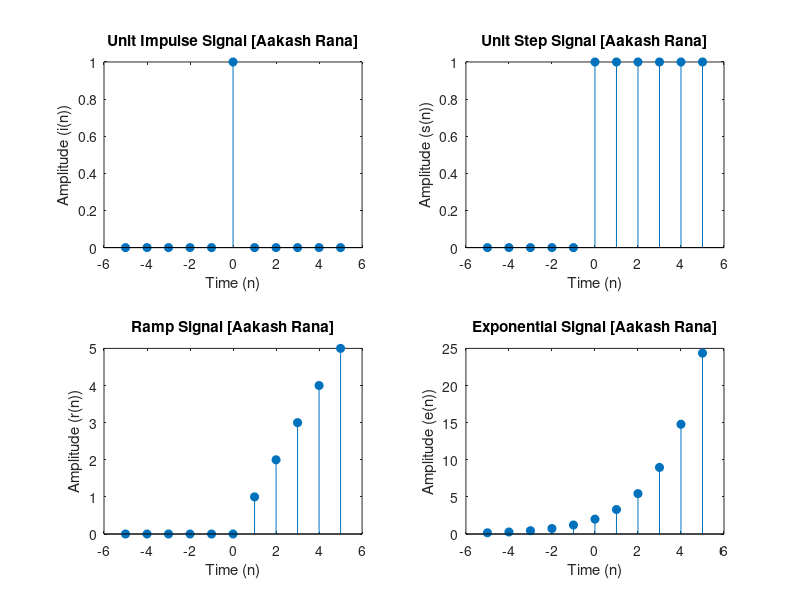

The MATLAB source for this figure:
% Discrete Signals
clc;
clear all;
close all;

n = -5:5;

% Unit impulse signal
i = (n == 0);
subplot(2,2,1);
stem(n, i, 'filled'); % using stem for discrete signals
xlabel('Time (n)');
ylabel('Amplitude (i(n))');
title('Unit Impulse Signal [Aakash Rana]');

% Unit step signal
s = (n >= 0);
subplot(2,2,2);
stem(n, s, 'filled'); % using stem for discrete signals
xlabel('Time (n)');
ylabel('Amplitude (s(n))');
title('Unit Step Signal [Aakash Rana]');

% Ramp signal
r = n .* (n >= 0);
subplot(2,2,3);
stem(n, r, 'filled'); % using stem for discrete signals
xlabel('Time (n)');
ylabel('Amplitude (r(n))');
title('Ramp Signal [Aakash Rana]');

% Exponential Signal
e = 2 .* exp(0.5 * n);
subplot(2,2,4);
stem(n, e, 'filled'); % using stem for discrete signals
xlabel('Time (n)');
ylabel('Amplitude (e(n))');
title('Exponential Signal [Aakash Rana]');

